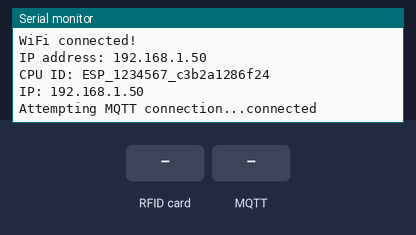
Recording of a sketch running on a simulated ESP8266 (NodeMCU). Shown: the last lines printed to the serial monitor. Inputs (shaded band) come from the test bench. WiFi joins after 1.5 s; servers stay silent unless stated; no MQTT or app messages arrive unless stated.

Above: at 2.8 s.
2.9 s: RFID card 5E 7A 19 C4 held to the reader
At 4.1 s:
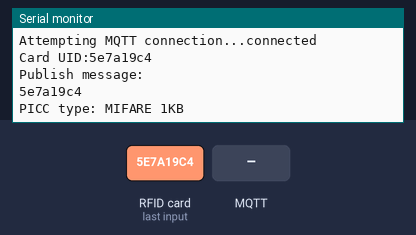
4.4 s: MQTT message "STATUS" arrives on the first subscribed topic
At 5.2 s:
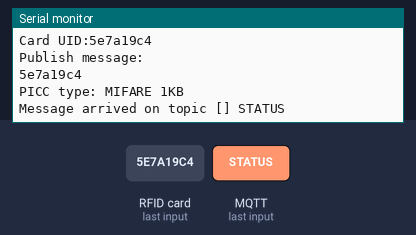
5.9 s: MQTT message "1" arrives on the first subscribed topic
At 7.1 s:
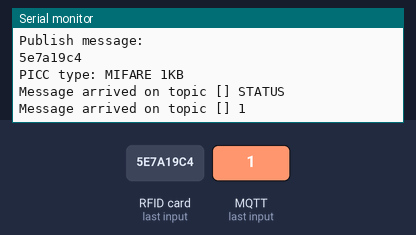
7.4 s: MQTT message "on" arrives on the first subscribed topic
At 8.0 s:
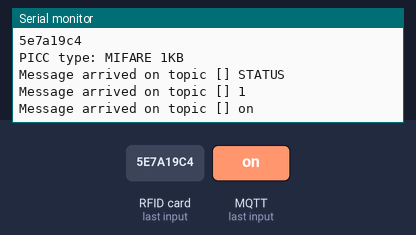
8.9 s: MQTT message "off" arrives on the first subscribed topic
At 9.6 s:
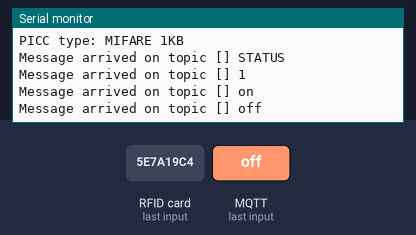

The sketch:

RFIDMQTT.ino
```cpp
//Import Libraries
#include <ESP8266WiFi.h>
#include <PubSubClient.h>
#include <Wire.h>
#include <SPI.h>
#include <Adafruit_Sensor.h>
#include <SPI.h>
#include <MFRC522.h>

constexpr uint8_t RST_PIN = D9;     // Configurable, see typical pin layout above
constexpr uint8_t SS_PIN = D10;     // Configurable, see typical pin layout above

MFRC522 mfrc522(SS_PIN, RST_PIN);   // Create MFRC522 instance.

MFRC522::MIFARE_Key key;

unsigned long delayTime;

// Configure connection for MIT Guest WiFi
const char* ssid     = ""; // Set up the WiFi SSID
const char* password = "";        // There is no WiFi password on MIT's guest network
const char* pi_name="";        // Change this value to reflect the number of your Pi. This will be the server for your data handling.
const int mqtt_port = 1883;       // The port number to use for the MQTT broker connection

String id = " ";

// Define strings for MQTT topics (both to publish and for subscriptions)
String MQTT_inTopic="";          // This is the MQTT topic to which this device subscribes
String MQTT_outTopic="";        // MQTT topic to which output data are published
String MQTT_deviceTopic="";  // MQTT topic to which device status is published
String MQTT_username="";         // MQTT Username
String MQTT_password="";        // MQTT Password

//This will be used by the code to store some variables.---------------------------------------


String pi_ip="";              // Get Pi's IP and put it here, this will change and needs to be updated


String CPU_ID="";             // This is a unique ID composed from the CPU-ID and MAC address
String WIFI_IP="";            // This stores the current WiFi IP address
int temperature=999;

WiFiClient espClient;            // Creates an connection object for use in the connection.
PubSubClient client(espClient);  // Sets connection to an MQTT client object for use in the connection.
WiFiClient http_client;              // Creates an HTTP client object for use in the connection.
long lastLoop = 0;                // Last time loop was run
char msg[50];                    // MQTT message character buffer (null to start). Kind of like a string.


//Get Device Info CPU ID and IP address to create our unique identifier -----------------------------
void get_device_info(){
  byte mac[6];                                  //Sets up variable to get ready for MAC address
  WiFi.macAddress(mac);                         //Get Wifi MAC address and store it in the variable "mac"
  CPU_ID = "ESP_"+String(ESP.getChipId())+"_";  //Saves the CHIP ID to a variable.
  CPU_ID = CPU_ID + String(mac[5],HEX);         //Add the first part of the MAC Addres to a variable.
  CPU_ID = CPU_ID + String(mac[4],HEX);         //Add the second part of the MAC Addres to a variable.
  CPU_ID = CPU_ID + String(mac[3],HEX);         //Add the third part of the MAC Addres to a variable.
  CPU_ID = CPU_ID + String(mac[2],HEX);         //Add the fourth part of the MAC Addres to a variable.
  CPU_ID = CPU_ID + String(mac[1],HEX);         //Add the fifth part of the MAC Addres to a variable.
  CPU_ID = CPU_ID + String(mac[0],HEX);         //Add the sixth part of the MAC Addres to a variable.
  Serial.print("CPU ID: ");                     //Print "CPU ID: " to serial port
  Serial.println(CPU_ID);                       //Print CPU_ID to serial port
  IPAddress ip =WiFi.localIP();                 //Save Wifi IP Address to variable "ip".
  WIFI_IP = String(ip[0])+".";                  //Format ip address into the format I wanted.
  WIFI_IP = WIFI_IP + String(ip[1])+".";        // - - - - - - - - - - - - - - - - - - - - -
  WIFI_IP = WIFI_IP + String(ip[2])+".";        // - - - - - - - - - - - - - - - - - - - - -
  WIFI_IP = WIFI_IP + String(ip[3]);            // - - - - - - - - - - - - - - - - - - - - -
  Serial.print("IP: ");                         //Print "IP: " to serial port
  Serial.println(WIFI_IP);                      //Print WIFI_IP to serial port
}

void dump_byte_array(byte *buffer, byte bufferSize) {
    for (byte i = 0; i < bufferSize; i++) {
        id += String(buffer[i], HEX);
    }
    Serial.println(id);
    String temp_temp = String(id);
    Serial.println("Publish message: ");
    Serial.print(temp_temp);
    client.publish(MQTT_outTopic.c_str(), temp_temp.c_str());
    id = "";
}

//Runs a bunch of setup functions like connecting to wifi and get the servers IP.---------------------
void setup() {
  Serial.begin(115200);  //Starts serial connection to allow the PC to read data
  delay(10);             //Waits 10ms after intializing the serial port before initializing another peripheral
    while (!Serial);    // Do nothing if no serial port is opened (added for Arduinos based on ATMEGA32U4)
    SPI.begin();        // Init SPI bus
    mfrc522.PCD_Init(); // Init MFRC522 card

    // Prepare the key (used both as key A and as key B)
    // using FFFFFFFFFFFFh which is the default at chip delivery from the factory
    for (byte i = 0; i < 6; i++) {
        key.keyByte[i] = 0xFF;
    }

    Serial.println(F("Scan a MIFARE Classic PICC to demonstrate read and write."));
    Serial.print(F("Using key (for A and B):"));
    dump_byte_array(key.keyByte, MFRC522::MF_KEY_SIZE);
    Serial.println();

    Serial.println(F("BEWARE: Data will be written to the PICC, in sector #1"));
  Serial.println("\r\n\r\n");        //Prints a few new lines to the serial port to clear the buffer and make it easier to identify the text appearing after the Pi's reset
  Serial.print("Connecting to ");    //Prints text line prefix to Serial
  Serial.println(ssid);              //Prints WiFi SSID name
  Serial.println("BME280 test");

  bool status;


  Serial.println("-- Default Test --");
  delayTime = 1000;

  Serial.println();

  WiFi.begin(ssid, password); //Connects to WiFi, using a function defined in the WiFi library

  while (WiFi.status() != WL_CONNECTED) {   //Checks if wifi is not connected
    delay(500);                             //Waits 500ms
    Serial.print(".");                      //Prints "." each 500ms while not yet connected to act a bit like a progress bar in the serial terminal
  }

  Serial.println("\r\nWiFi connected!");   //Prints to Serial
  Serial.print("IP address: ");     //Prints to Serial
  Serial.println(WiFi.localIP());     //Prints Device IP as returned from the ESP8266 module

  get_device_info(); //Gets device info

  client.setServer(pi_ip.c_str(), mqtt_port);  //Sets the MQTT broker address and port
  client.setCallback(callback);           //Sets what callback is to be used when message is received.
  delay(100);
}

//MQTT Callback ----------------------------------------------------------------------------------
void callback(char* topic, byte* payload, unsigned int length) { // Print the received message on a particular topic
  Serial.print("Message arrived on topic [");   //Prints to the serial to simplify debugging
  Serial.print(topic);                 //Prints to serial the name of the received topic
  Serial.print("] ");
  char message_buff[100];
  for (int i = 0; i < length; i++) {   //Steps thought each character in the character array
    Serial.print((char)payload[i]);    //Prints current character to Serial
    message_buff[i]=payload[i];        //Stores current character to message buffer.
    message_buff[i+1]='\0';            //Adds end of buffer to message_buff
  }
  Serial.println();                                     //Prints newline to Serial
  String msgString = String(message_buff);              //Converts message_buff to String and saves it in msgString
  if(msgString=="STATUS"){                              //Checks to see if message is equal to "STATUS"
    client.publish(MQTT_deviceTopic.c_str(), "ONLINE"); //Publishes ONLINE to device topic
  }
}

//Reconnect/ Connect to MQTT Broker -------------------------------------------------------------------------
void reconnect() {
  // Loop until we're reconnected
  //delay(5500); // Wait 5.5 seconds before trying to reconnect the first time after a disconnect
  while (!client.connected()) {                            //Checks to see if it is connected to MQTT broker and if not, tries to reconnect
    Serial.print("Attempting MQTT connection...");         //Prints to Serial
    // Attempt to connect. Using CPU ID as name with Username and Password
    if (client.connect(CPU_ID.c_str(), MQTT_username.c_str(), MQTT_password.c_str())) {
      Serial.println("connected");                         //Prints newline to Serial
      // Once connected, publish an announcement...
      client.publish(MQTT_deviceTopic.c_str(), "BOOTED");  //Publishes in device topic "BOOTED"
      // ... and resubscribe
      client.subscribe(MQTT_inTopic.c_str());              //Subscribes to inTopic
    } else {
      Serial.print("failed, rc=");                         //Prints to Serial
      Serial.print(client.state());                        //Prints client state to Serial
      Serial.println(" try again in 5 seconds");           //Prints to Serial
      delay(5000);                                         // Wait 5 seconds before retrying
    }
  }
}

//The main program loop that makes the HTTP requests to save temperature data.--------------------
void loop() {

  if (!client.connected()) {
    reconnect();
  }
  client.loop();
    if ( ! mfrc522.PICC_IsNewCardPresent())
        return;

    // Select one of the cards
    if ( ! mfrc522.PICC_ReadCardSerial())
        return;

    // Show some details of the PICC (that is: the tag/card)
    Serial.print(F("Card UID:"));
    dump_byte_array(mfrc522.uid.uidByte, mfrc522.uid.size);
    Serial.println();
    Serial.print(F("PICC type: "));
    MFRC522::PICC_Type piccType = mfrc522.PICC_GetType(mfrc522.uid.sak);
    Serial.println(mfrc522.PICC_GetTypeName(piccType));

    // Check for compatibility
    if (    piccType != MFRC522::PICC_TYPE_MIFARE_MINI
        &&  piccType != MFRC522::PICC_TYPE_MIFARE_1K
        &&  piccType != MFRC522::PICC_TYPE_MIFARE_4K) {
        Serial.println(F("This sample only works with MIFARE Classic cards."));
        return;
    }

    // Halt PICC
    mfrc522.PICC_HaltA();
    // Stop encryption on PCD
    mfrc522.PCD_StopCrypto1();
  long now = millis();
  delay(10);
}
```

Measured:
- after the input at 2.9 s, the serial monitor: prints a new line at once (image 1)
- after the input at 4.4 s, the serial monitor: prints a new line at once (image 2)
- after the input at 5.9 s, the serial monitor: prints a new line at once (image 3)
- after the input at 7.4 s, the serial monitor: prints a new line at once (image 4)
- after the input at 8.9 s, the serial monitor: prints a new line at once (image 5)
